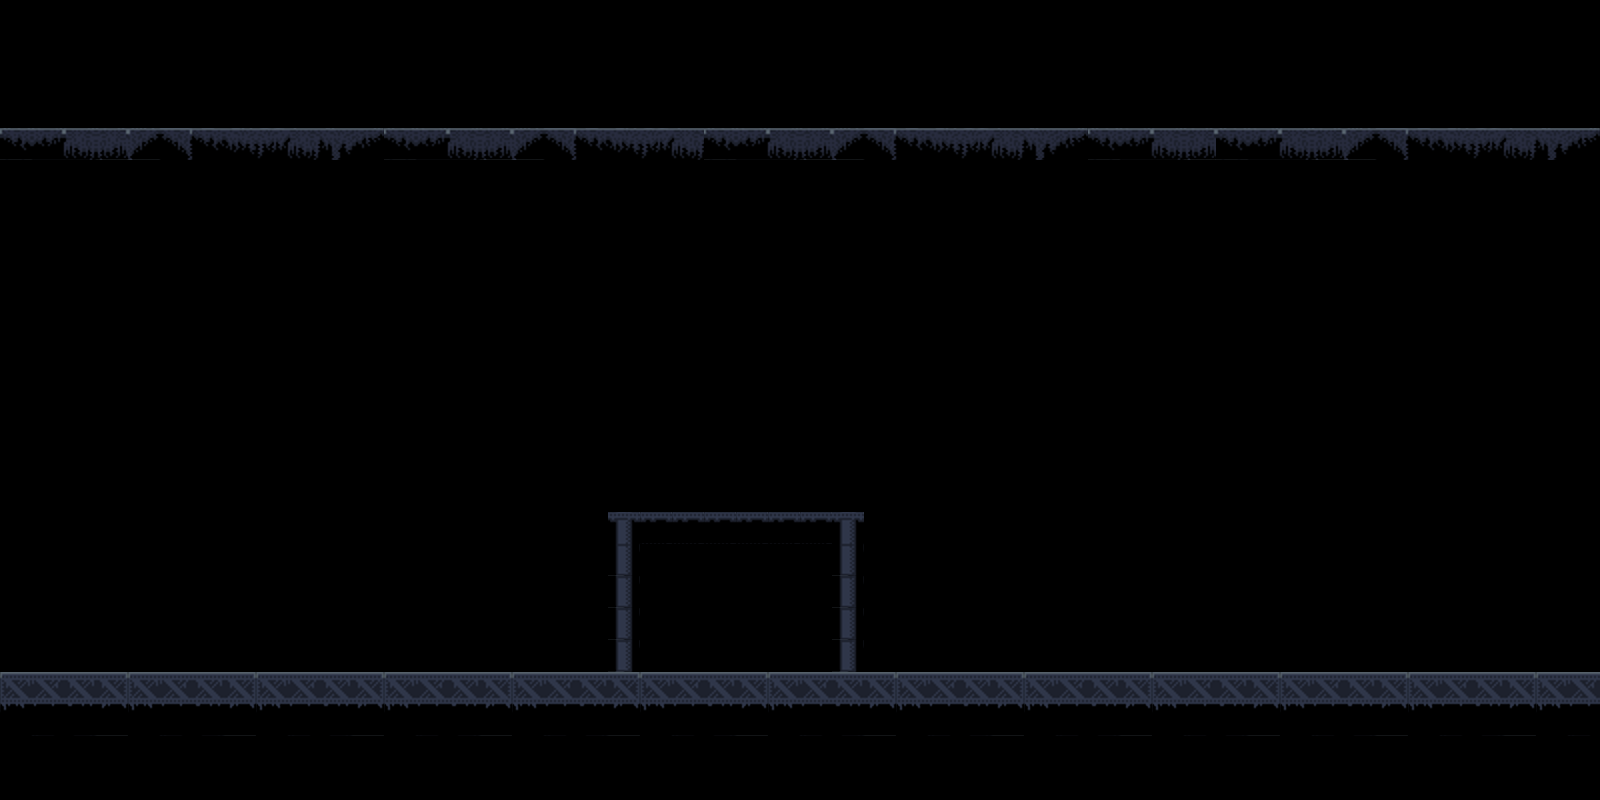

Rendered tile map (Tiled .tmx) drawn with the repository's tilesets; below, a short description and the full map source, tile grids included:
An orthogonal 50x25 tile map with 32x32 px tiles, 1 tile layer (Tile Layer 1).

<map version="1.2" tiledversion="1.3.1" orientation="orthogonal" renderorder="right-down" compressionlevel="-1" width="50" height="25" tilewidth="32" tileheight="32" infinite="0" nextlayerid="2" nextobjectid="1">
 <tileset firstgid="1" name="industrial.v1_32" tilewidth="32" tileheight="32" tilecount="1024" columns="32">
  <image source="Tilesets/Industrial/industrial.v1_32.png" width="1024" height="1024" />
 </tileset>
 <layer id="1" name="Tile Layer 1" width="50" height="25">
  <data encoding="csv">
0,0,0,0,0,0,0,0,0,0,0,0,0,0,0,0,0,0,0,0,0,0,0,0,0,0,0,0,0,0,0,0,0,0,0,0,0,0,0,0,0,0,0,0,0,0,0,0,0,0,
0,0,0,0,0,0,0,0,0,0,0,0,0,0,0,0,0,0,0,0,0,0,0,0,0,0,0,0,0,0,0,0,0,0,0,0,0,0,0,0,0,0,0,0,0,0,0,0,0,0,
0,0,0,0,0,0,0,0,0,0,0,0,0,0,0,0,0,0,0,0,0,0,0,0,0,0,0,0,0,0,0,0,0,0,0,0,0,0,0,0,0,0,0,0,0,0,0,0,0,0,
0,0,0,0,0,0,0,0,0,0,0,0,0,0,0,0,0,0,0,0,0,0,0,0,0,0,0,0,0,0,0,0,0,0,0,0,0,0,0,0,0,0,0,0,0,0,0,0,0,0,
33,34,35,36,37,38,39,40,41,42,43,44,33,34,35,36,37,38,39,40,41,42,33,34,35,36,37,38,39,40,41,42,43,44,33,34,35,36,33,34,35,36,37,38,39,40,41,42,43,44,
0,0,0,0,0,0,0,0,0,0,0,0,0,0,0,0,0,0,0,0,0,0,0,0,0,0,0,0,0,0,0,0,0,0,0,0,0,0,0,0,0,0,0,0,0,0,0,0,0,0,
0,0,0,0,0,0,0,0,0,0,0,0,0,0,0,0,0,0,0,0,0,0,0,0,0,0,0,0,0,0,0,0,0,0,0,0,0,0,0,0,0,0,0,0,0,0,0,0,0,0,
0,0,0,0,0,0,0,0,0,0,0,0,0,0,0,0,0,0,0,0,0,0,0,0,0,0,0,0,0,0,0,0,0,0,0,0,0,0,0,0,0,0,0,0,0,0,0,0,0,0,
0,0,0,0,0,0,0,0,0,0,0,0,0,0,0,0,0,0,0,0,0,0,0,0,0,0,0,0,0,0,0,0,0,0,0,0,0,0,0,0,0,0,0,0,0,0,0,0,0,0,
0,0,0,0,0,0,0,0,0,0,0,0,0,0,0,0,0,0,0,0,0,0,0,0,0,0,0,0,0,0,0,0,0,0,0,0,0,0,0,0,0,0,0,0,0,0,0,0,0,0,
0,0,0,0,0,0,0,0,0,0,0,0,0,0,0,0,0,0,0,0,0,0,0,0,0,0,0,0,0,0,0,0,0,0,0,0,0,0,0,0,0,0,0,0,0,0,0,0,0,0,
0,0,0,0,0,0,0,0,0,0,0,0,0,0,0,0,0,0,0,0,0,0,0,0,0,0,0,0,0,0,0,0,0,0,0,0,0,0,0,0,0,0,0,0,0,0,0,0,0,0,
0,0,0,0,0,0,0,0,0,0,0,0,0,0,0,0,0,0,0,0,0,0,0,0,0,0,0,0,0,0,0,0,0,0,0,0,0,0,0,0,0,0,0,0,0,0,0,0,0,0,
0,0,0,0,0,0,0,0,0,0,0,0,0,0,0,0,0,0,0,0,0,0,0,0,0,0,0,0,0,0,0,0,0,0,0,0,0,0,0,0,0,0,0,0,0,0,0,0,0,0,
0,0,0,0,0,0,0,0,0,0,0,0,0,0,0,0,0,0,0,0,0,0,0,0,0,0,0,0,0,0,0,0,0,0,0,0,0,0,0,0,0,0,0,0,0,0,0,0,0,0,
0,0,0,0,0,0,0,0,0,0,0,0,0,0,0,0,0,0,0,0,0,0,0,0,0,0,0,0,0,0,0,0,0,0,0,0,0,0,0,0,0,0,0,0,0,0,0,0,0,0,
0,0,0,0,0,0,0,0,0,0,0,0,0,0,0,0,0,0,0,85,51,51,51,51,51,51,85,0,0,0,0,0,0,0,0,0,0,0,0,0,0,0,0,0,0,0,0,0,0,0,
0,0,0,0,0,0,0,0,0,0,0,0,0,0,0,0,0,0,0,117,0,0,407,407,407,0,117,0,0,0,0,0,0,0,0,0,0,0,0,0,0,0,0,0,0,0,0,0,0,0,
0,0,0,0,0,0,0,0,0,0,0,0,0,0,0,0,0,0,0,117,0,407,407,407,407,0,117,0,0,0,0,0,0,0,0,0,0,0,0,0,0,0,0,0,0,0,0,0,0,0,
0,0,0,0,0,0,0,0,0,0,0,0,0,0,0,0,0,0,0,117,0,0,0,0,0,0,117,0,0,0,0,0,0,0,0,0,0,0,0,0,0,0,0,0,0,0,0,0,0,0,
0,0,0,0,0,0,0,0,0,0,0,0,0,0,0,0,0,0,0,117,0,0,0,0,0,0,117,0,0,0,0,0,0,0,0,0,0,0,0,0,0,0,0,0,0,0,0,0,0,0,
13,14,15,16,13,14,15,16,13,14,15,16,13,14,15,16,13,14,15,16,13,14,15,16,13,14,15,16,13,14,15,16,13,14,15,16,13,14,15,16,13,14,15,16,13,14,15,16,13,14,
45,46,47,48,45,46,47,48,45,46,47,48,45,46,47,48,45,46,47,48,45,46,47,48,45,46,47,48,45,46,47,48,45,46,47,48,45,46,47,48,45,46,47,48,45,46,47,48,45,46,
0,0,0,0,0,0,0,0,0,0,0,0,0,0,0,0,0,0,0,0,0,0,0,0,0,0,0,0,0,0,0,0,0,0,0,0,0,0,0,0,0,0,0,0,0,0,0,0,0,0,
0,0,0,0,0,0,0,0,0,0,0,0,0,0,0,0,0,0,0,0,0,0,0,0,0,0,0,0,0,0,0,0,0,0,0,0,0,0,0,0,0,0,0,0,0,0,0,0,0,0
</data>
 </layer>
</map>